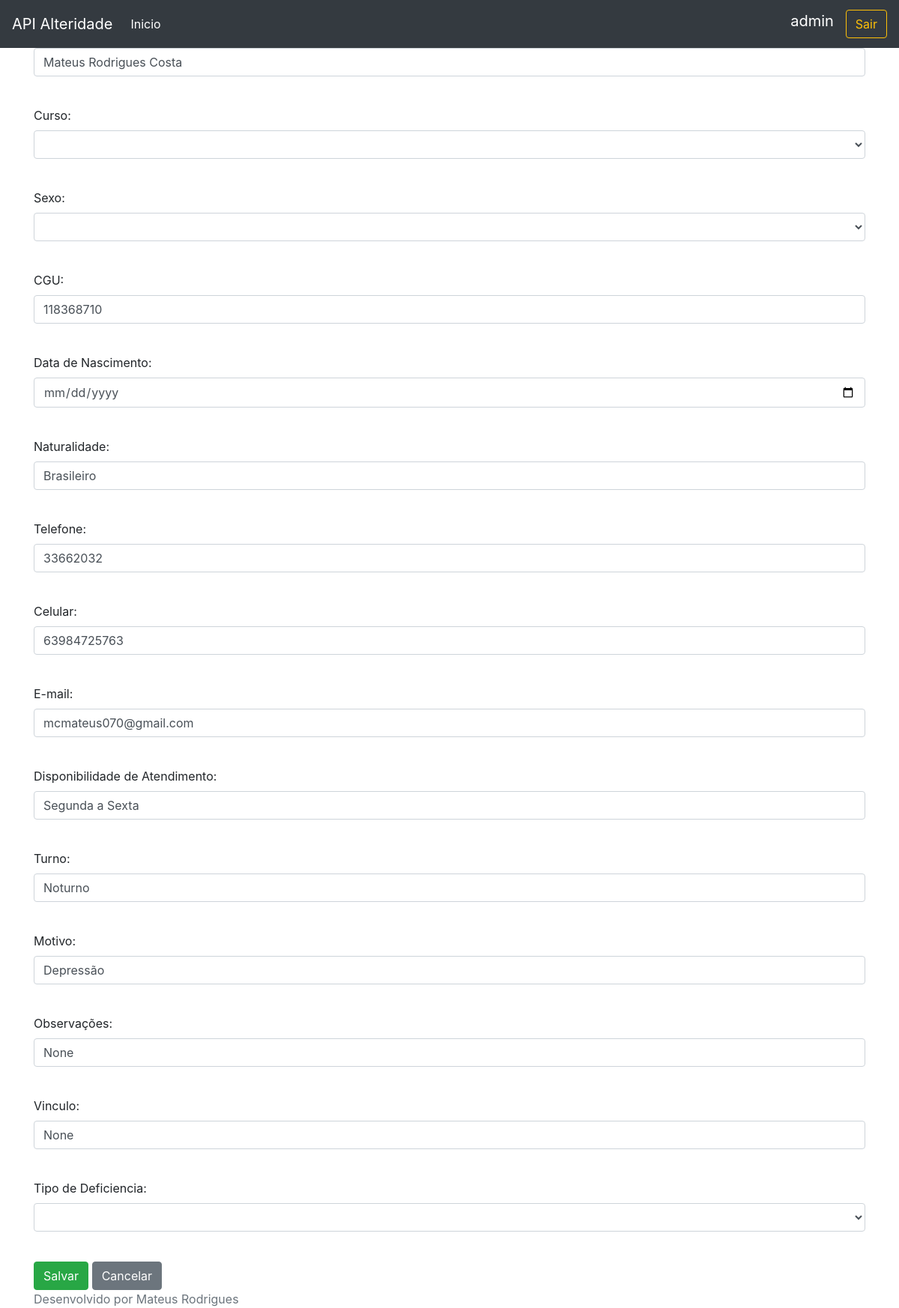
Screenshot of /academico/editar/1/ (signed in) with the database file from the repository.
### alteridade/models.py (models this page shows, shortened)
class Academico(models.Model):
    cgu = models.CharField(max_length=9, unique=True,null=True,blank=True)
    nome = models.CharField(max_length=120)
    dataNascimento = models.DateField(null=True,blank=True)
    sexo = models.CharField(max_length=2,null=True, blank=True)
    naturalidade = models.CharField(max_length=30,null=True,blank=True)
    telefone = models.CharField(max_length=11, null=True, blank=True)
    celular = models.CharField(max_length=11, null=True, blank=True)
    email = models.EmailField(unique=True,null=True,blank=True)
    curso = models.ForeignKey(Curso, on_delete=models.PROTECT, null=False)
    turno = models.CharField(max_length=20,null=True,blank=True)
    disponibilidadeAtendimento = models.CharField(max_length=50, null=True, blank=True)
    motivo = models.CharField(max_length=200, null=True, blank=True)
    observacoes = models.CharField(max_length=100, null=True, blank=True)
    vinculo = models.CharField(max_length=45, null=True, blank=True)
    tipoDeficiencia = models.ForeignKey(TipoDeficiencia, on_delete=models.PROTECT, null=True,blank=True)

### alteridade/views.py (the view)
# urls.py: path('academico/editar/<int:id>/',editarAcademico,name='editar_academico'),
@login_required
def editarAcademico(request,id):
    academico = Academico.objects.get(pk=id)
    curso = Curso.objects.all()
    tipoDeficiencia= TipoDeficiencia.objects.all()
    context={
        'academico':academico,
        'curso':curso,
        'tipoDeficiencia':tipoDeficiencia
    }
    return render(request,'adicionarAcademico.html',context)

### alteridade/templates/adicionarAcademico.html (shortened to what this page needs)
{% extends 'base.html' %}
{% block conteudo %}
<mat-card>
    <mat-card-header><h5 class="text-center">Dados do Acadêmico</h5></mat-card-header>
</mat-card>
<form action="/academico/salvar" method="post">
    <div class='form-group'>
        <label>Nome completo:</label>
        <input  class ='form-control' id = 'nome' name='nome' type="text" value='{{academico.nome}}' required></input>
    </div>
    <br/>
    <div class='form-group'>
        <label for="autor_anime">Curso:</label>
        <select class= 'form-control' id = 'curso' name='curso' value='{{curso.id}}' required>
            <option value=""></option>
            {% for c in curso %}
			    <option value="{{c.id}}"> {{c.nome}}</option>
			{% endfor %}
        </select>
    </div>
    <br/>
    <div class='form-group'>
        <label for="autor_anime">Sexo:</label>
        <select class= 'form-control' id = 'sexo' name='sexo' value='{{diasAtendimento.id}}'>
            <option value=""></option>
            <option value="M">Masculino</option>
        </select>
    </div>
    <br/>
    <div class='form-group'>
        <label>CGU:</label>
        <input  class ='form-control' id = 'cgu' name='cgu' type="text" value='{{academico.cgu}}'></input>
    </div>
    <br/>
    <div class='form-group'>
        <label>Data de Nascimento:</label>
        <input  class ='form-control' id = 'dataNascimento' name='dataNascimento' type="date" value='{{academico.dataNascimento}}'></input>
    </div>
    <br/>
    <div class='form-group'>
        <label>Naturalidade:</label>
        <input  class ='form-control' id = 'naturalidade' name='naturalidade' type="text" value='{{academico.naturalidade}}'></input>
    </div>
    <br/>
    <div class='form-group'>
        <label>Telefone:</label>
        <input  class ='form-control' id = 'telefone' name='telefone' type="text" value='{{academico.telefone}}'></input>
    </div>
    <br/>
    <div class='form-group'>
        <label>Celular:</label>
        <input  class ='form-control' id = 'celular' name='celular' type="text" value='{{academico.celular}}'></input>
    </div>
    <br/>
    <div class='form-group'>
        <label>E-mail:</label>
        <input  class ='form-control' id = 'email' name='email' type="text" value='{{academico.email}}'></input>
    </div>
    <br/>
    <div class='form-group'>
        <label>Disponibilidade de Atendimento:</label>
        <input  class ='form-control' id = 'disponibilidadeAtendimento' name='disponibilidadeAtendimento' type="text" value='{{academico.disponibilidadeAtendimento}}'></input>
    </div>
    <br/>
    <div class='form-group'>
        <label>Turno:</label>
        <input  class ='form-control' id = 'turno' name='turno' type="text" value='{{academico.turno}}'></input>
    </div>
    <br/>
    <div class='form-group'>
        <label>Motivo:</label>
        <input  class ='form-control' id = 'motivo' name='motivo' type="text" value='{{academico.motivo}}'></input>
    </div>
    <br/>
    <div class='form-group'>
        <label>Observações:</label>
        <input  class ='form-control' id = 'observacoes' name='observacoes' type="text" value='{{academico.observacoes}}'></input>
    </div>
    <br/>
    <div class='form-group'>
        <label>Vinculo:</label>
        <input  class ='form-control' id = 'vinculo' name='vinculo' type="text" value='{{academico.vinculo}}'></input>
    </div>
    <br/>
    <div class='form-group'>
        <label for="tipoDeficiencia">Tipo de Deficiencia:</label>
        <select class= 'form-control' id = 'tipoDeficiencia' name='tipoDeficiencia' value='{{tipoDeficiencia.id}}'>
            <option value=""></option>
            {% for t in tipoDeficiencia %}
			    <option value="{{t.id}}"> {{t.nome}}</option>
			{% endfor %}
        </select>
    </div>
    <br/>
    <button type="submit" class="btn btn-success" role="button">Salvar</button>
    <a href="/academico" class="btn btn-secondary"> Cancelar</a>
</form>
{% endblock %}

### alteridade/templates/base.html (shortened to what this page needs)
<!doctype html>
<html lang="en">
  <head>
    <link rel="stylesheet" href="https://maxcdn.bootstrapcdn.com/bootstrap/4.0.0/css/bootstrap.min.css">
    <link rel="stylesheet" href="https://getbootstrap.com/docs/4.0/examples/sticky-footer-navbar/sticky-footer-navbar.css" />
  </head>
  <body>
    <header>
      <nav class="navbar navbar-expand-md navbar-dark fixed-top bg-dark">
        <a class="navbar-brand" href="#">
          API Alteridade
        </a>
        <div class="collapse navbar-collapse" id="navbarCollapse">
          <ul class="navbar-nav mr-auto">
            <li class="nav-item">
              <a class="nav-link" href="/index"><font color='#fff'>Inicio</font></a>
            </li>
            </ul>
            <label class="navbar-brand">{{request.user}}</label>
	          <a class="btn btn-outline-warning my-2 my-sm-0" href="/">Sair</a>
        </div>
      </nav>
    </header>
    <main role="main" class="container">
        {% block conteudo %}
        {% endblock %}
    </main>
    <footer class="footer">
      <div class="container">
        <span class="text-muted">Desenvolvido por Mateus Rodrigues</span>
      </div>
    </footer>
  </body>
</html>

### rows the page displays
Academico: nome "Mateus Rodrigues Costa", cgu "118368710", naturalidade "Brasileiro", telefone "33662032", celular "63984725763", email "mcmateus070@gmail.com", disponibilidadeAtendimento "Segunda a Sexta", turno "Noturno", motivo "Depressão", observacoes "None", vinculo "None"

### other values shown
{{ request.user }} "admin"
